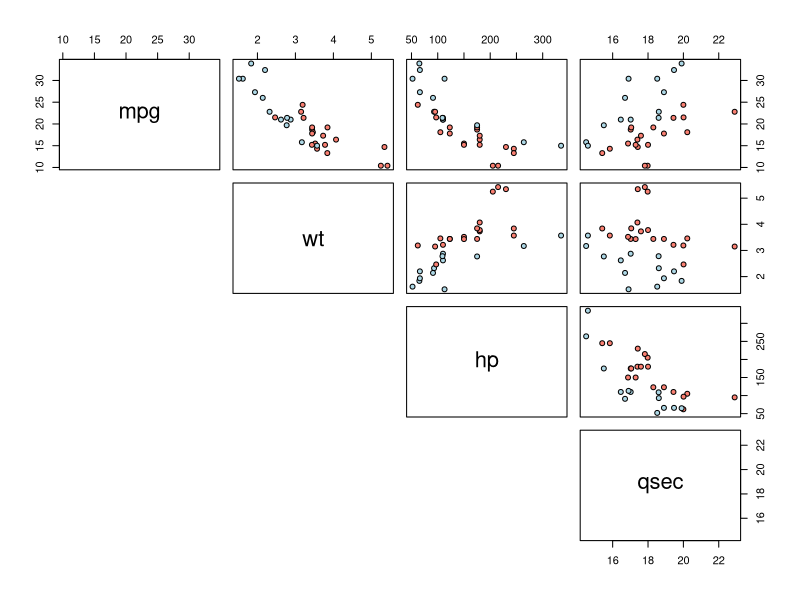
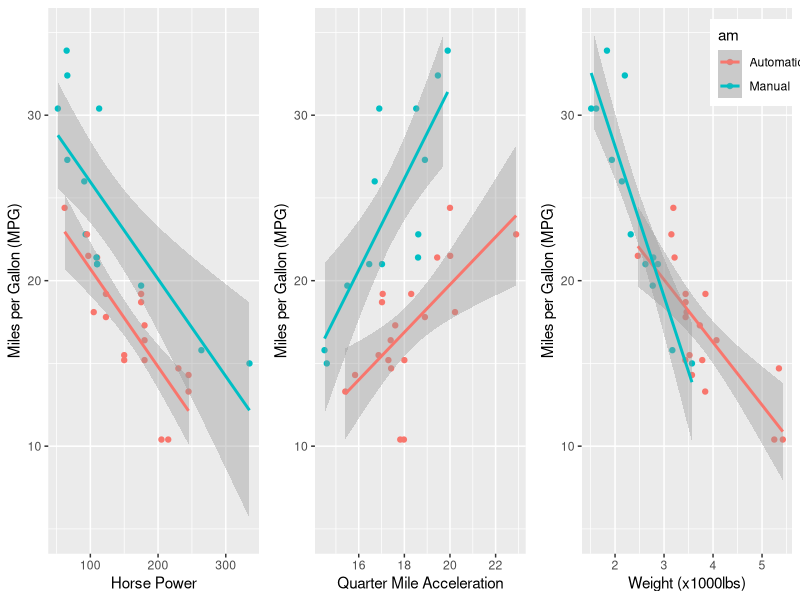
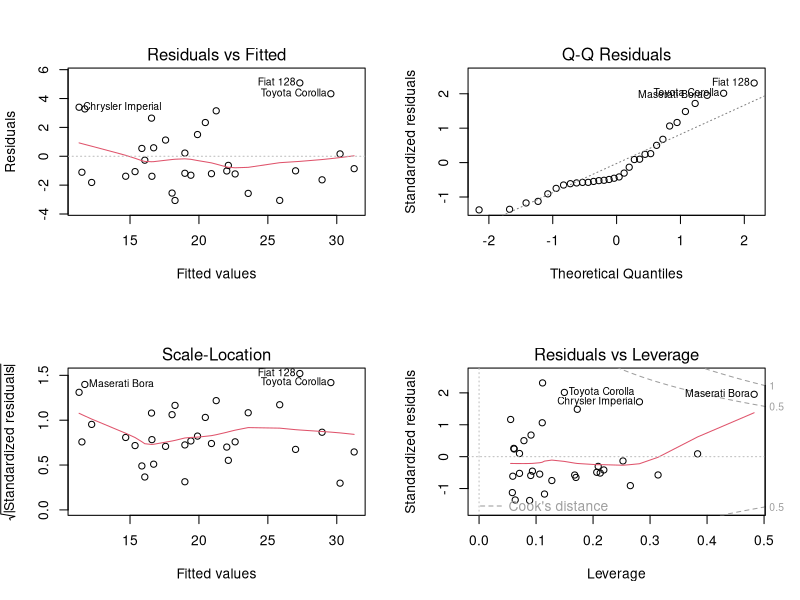

These charts were generated, in order, by the following R code:
## ---- chunk 1
# prepare the data for the .Rmd
data(mtcars)
mtcars$am <- factor(mtcars$am, levels=c(0,1), labels=c("Automatic","Manual"))
fit <- lm(mpg ~ ., data=mtcars)
## ---- chunk 2
library(car)
vif(fit)
## ---- chunk 3
d <- data.frame(c(cor(mtcars$wt,mtcars$hp)),c(cor(mtcars$wt,mtcars$qsec)), cor(mtcars$hp,mtcars$qsec))
names(d) <- c("cor(wt,hp)","cor(wt,qsec)","cor(hp,qsec)")
print(d)
## ---- chunk 4
# will set the fit here since it may need to be changed in this section. define only once in .Rmd
fit <- lm(mpg ~ factor(am) + wt + factor(am)*wt + hp - 1, data=mtcars)

# custom fnction to get at p-value
lmp <- function (modelobject) {
    if (class(modelobject) != "lm") stop("Not an object of class 'lm' ")
    f <- summary(modelobject)$fstatistic
    p <- pf(f[1],f[2],f[3],lower.tail=F)
    attributes(p) <- NULL
    return(p)
}

# create vars for printing the coefficients
b0.0  <- signif(summary(fit)$coef[1], digits = 4)
b0.1  <- signif(summary(fit)$coef[2], digits = 4)
bwt.0 <- signif(summary(fit)$coef[3], digits = 3)
bhp   <- signif(summary(fit)$coef[4], digits = 1)
bwt.1 <- signif(summary(fit)$coef[5], digits = 1)
# calculate change in hp for 1.0 mpg change
dhp <- abs(signif(1/bhp, digits=3))
## ---- chunk 5
## should use a predict function using fit, but time is running short.
# class A: lighter, sport
mpg_aA <- b0.0 + bwt.0*2.8 - bhp*300
mpg_aM <- b0.1 + (bwt.0 + bwt.1)*2.8 - bhp*300

# class B: heavier, non-sport
mpg_bA <- b0.0 + bwt.0*5 - bhp*150
mpg_bM <- b0.1 + (bwt.0 + bwt.1)*5 - bhp*150
## ---- chunk 6
# note: knitr-PDF only: fig.align=left does not work. use \centering
## ---- chunk 7
pairs(~mpg+wt+hp+qsec, pch = 21, lower.panel=NULL,
      bg = c("salmon", "lightblue")[unclass(mtcars$am)], data=mtcars)
## ---- chunk 8
## ex: http://www.statmethods.net/advgraphs/ggplot2.html
## http://docs.ggplot2.org/current/geom_abline.html
library(ggplot2)
library(grid)
library(gridExtra)

plot1 <- qplot(hp, mpg, data=mtcars, geom=c("point", "smooth"), 
               method="lm", formula=y~x, color=am, ylim=c(5,35),
               xlab="Horse Power", ylab="Miles per Gallon (MPG)"
               ) + theme(legend.position = "none")

plot2 <- qplot(qsec, mpg, data=mtcars, geom=c("point", "smooth"), 
               method="lm", formula=y~x, color=am, ylim=c(5,35),
               xlab="Quarter Mile Acceleration", ylab="Miles per Gallon (MPG)"
               ) + theme(legend.position = "none")

plot3 <- qplot(wt, mpg, data=mtcars, geom=c("point", "smooth"), 
               method="lm", formula=y~x, color=am, ylim=c(5,35), 
               xlab="Weight (x1000lbs)", ylab="Miles per Gallon (MPG)"
               ) + theme(legend.position = c(0.85, 0.9))

grid.arrange(plot1, plot2, plot3, nrow=1, ncol=3)
## ---- chunk 9
fit1 <- lm(mpg ~ factor(am) + wt - 1, data=mtcars)
fit2 <- update(fit1, mpg ~ factor(am) + wt + factor(am)*wt -1)
fit3 <- update(fit1, mpg ~ factor(am) + wt + factor(am)*wt + hp -1)
fit4 <- update(fit1, mpg ~ factor(am) + wt + factor(am)*wt + hp + qsec + factor(am)*qsec -1)
anova(fit1,fit2,fit3,fit4)
## ---- chunk 10
summary(fit)
## ---- chunk 11
par(mfrow = c(2,2))
plot(fit)
